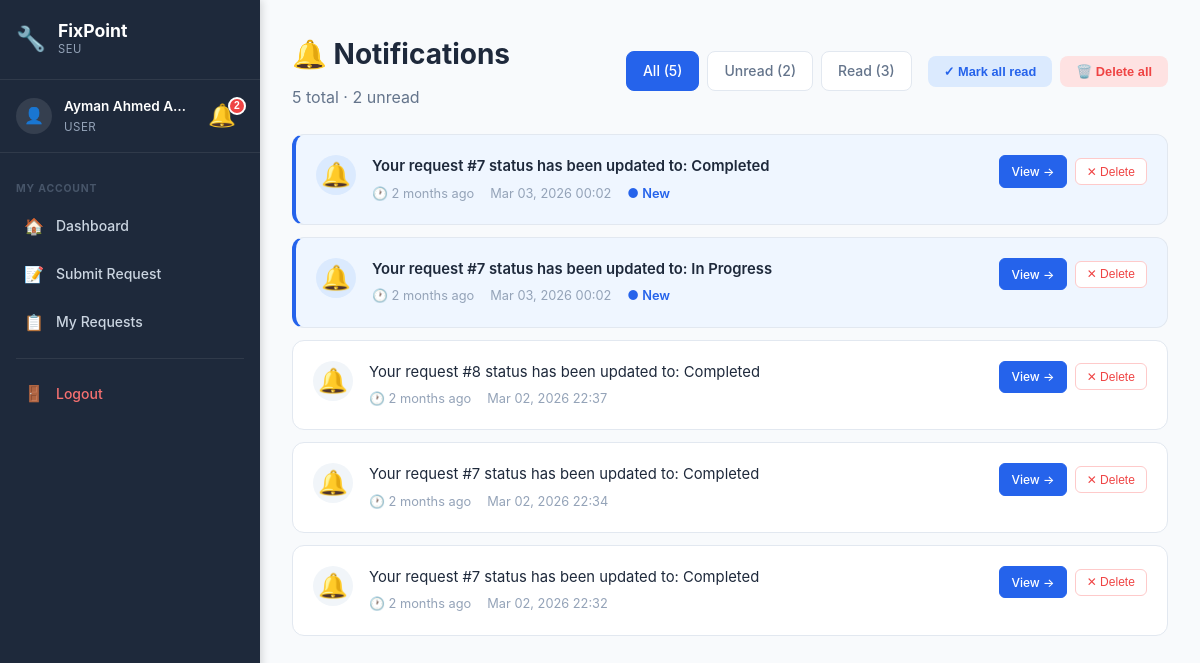
/notifications.php (signed in), run on an earlier commit of the app's database.
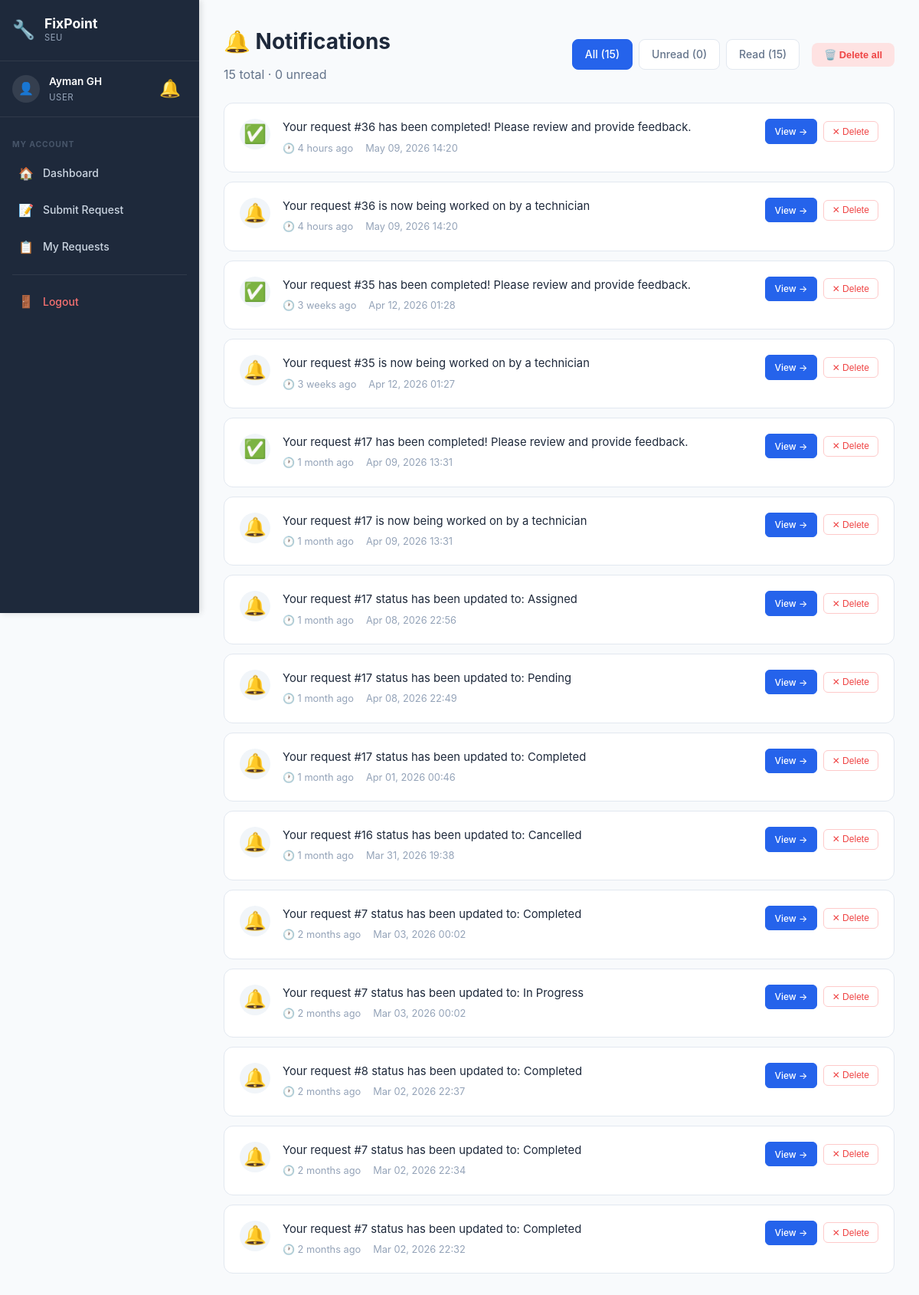
And on a later commit of the database.
### tables this page shows
CREATE TABLE `notification` (
  `NotificationID` int(11) NOT NULL,
  `UserID` int(11) NOT NULL,
  `Title` varchar(255) NOT NULL DEFAULT '',
  `RequestID` int(11) DEFAULT NULL,
  `Message` text NOT NULL,
  `IsRead` tinyint(1) DEFAULT 0,
  `CreatedAt` timestamp NOT NULL DEFAULT current_timestamp()
);

### config/helpers.php (called while the page is built, shortened)
<?php
function formatDate($date, $format = 'M d, Y H:i') {
    return date($format, strtotime($date));
}
function e($string) {
    return htmlspecialchars($string, ENT_QUOTES, 'UTF-8');
}
?>

### notifications.php (the view, shortened to what this page needs)
<?php
require_once 'config/database.php';
require_once 'config/helpers.php';
$user_id = $_SESSION['user_id'];
$role_id = $_SESSION['role_id'];
$filter = isset($_GET['filter']) ? $_GET['filter'] : 'all';
$where = "WHERE n.UserID = ?";
$sql = "SELECT
            n.NotificationID,
            n.Message,
            n.IsRead,
            n.CreatedAt,
            n.RequestID
        FROM notification n
        $where
        ORDER BY n.CreatedAt DESC";
$stmt = $conn->prepare($sql);
$stmt->bind_param("i", $user_id);
$stmt->execute();
$notifications = $stmt->get_result()->fetch_all(MYSQLI_ASSOC);
$count_sql = "SELECT
    COUNT(*) as total,
    SUM(CASE WHEN IsRead = 0 THEN 1 ELSE 0 END) as unread,
    SUM(CASE WHEN IsRead = 1 THEN 1 ELSE 0 END) as read_count
FROM notification WHERE UserID = ?";
$count_stmt = $conn->prepare($count_sql);
$count_stmt->bind_param("i", $user_id);
$count_stmt->execute();
$counts = $count_stmt->get_result()->fetch_assoc();
if ($role_id == 1) {
    $details_path = 'admin/request-details.php?id=';
    $dashboard_path = 'admin/dashboard.php';
} elseif ($role_id == 2) {
    $details_path = 'technician/task-details.php?id=';
    $dashboard_path = 'technician/dashboard.php';
} else {
    $details_path = 'user/request-details.php?id=';
}
if (!function_exists('notifTimeAgo')) {
    function notifTimeAgo($datetime) {
        $now = new DateTime();
        $ago = new DateTime($datetime);
        $diff = $now->diff($ago);
        if ($diff->m > 0) return $diff->m . ' month' . ($diff->m > 1 ? 's' : '') . ' ago';
        if ($diff->d > 0) {
            return floor($diff->d / 7) . ' week' . (floor($diff->d / 7) > 1 ? 's' : '') . ' ago';
        }
        if ($diff->h > 0) return $diff->h . ' hour' . ($diff->h > 1 ? 's' : '') . ' ago';
        return 'Just now';
    }
}
function getNotifIcon($message) {
    if (strpos($message, 'completed') !== false) return '✅';
    return '🔔';
}
$_sidebar_role = $_SESSION['role_id'] ?? 0;
?>
<!DOCTYPE html>
<html lang="en">
<head>
    <link rel="stylesheet" href="assets/css/style.css">
    <link rel="stylesheet" href="assets/css/dashboard.css">
    <link rel="stylesheet" href="assets/css/sidebar.css">
</head>
<body class="has-sidebar">
    <aside class="sidebar" id="sidebar">
        <div class="sidebar-header">
            <div class="sidebar-logo">
                <span class="sidebar-logo-icon">🔧</span>
                <div>
                    <span class="sidebar-logo-text">FixPoint</span>
                    <span class="sidebar-logo-sub">SEU</span>
                </div>
            </div>
        </div>
        <div class="sidebar-user">
            <div class="sidebar-avatar">👤</div>
            <div class="sidebar-user-info">
                <span class="sidebar-user-name"><?php echo e($_SESSION['name']); ?></span>
                <span class="sidebar-user-role">
                    <?php
                    if ($_sidebar_role == 1) echo 'Administrator';
                    elseif ($_sidebar_role == 2) echo 'Technician';
                    else echo 'User';
                    ?>
                </span>
            </div>
            <?php include 'includes/notification-bell.php'; ?>
        </div>
        <nav class="sidebar-nav">
            <?php if ($_sidebar_role == 1): ?>
                <div class="sidebar-section-label">Main</div>
                <a href="admin/dashboard.php" class="sidebar-link"><span class="sidebar-icon">📊</span><span>Dashboard</span></a>
                <a href="admin/all-requests.php" class="sidebar-link"><span class="sidebar-icon">📋</span><span>All Requests</span></a>
                <a href="admin/users.php" class="sidebar-link"><span class="sidebar-icon">👥</span><span>Manage Users</span></a>
                <div class="sidebar-section-label">Management</div>
                <a href="admin/locations.php" class="sidebar-link"><span class="sidebar-icon">📍</span><span>Locations</span></a>
                <a href="admin/reports.php" class="sidebar-link"><span class="sidebar-icon">📈</span><span>Reports</span></a>
                <a href="admin/all-feedback.php" class="sidebar-link"><span class="sidebar-icon">⭐</span><span>Feedback</span></a>
                <a href="admin/audit-logs.php" class="sidebar-link"><span class="sidebar-icon">🔍</span><span>Audit Logs</span></a>
                <a href="admin/backup.php" class="sidebar-link"><span class="sidebar-icon">💾</span><span>Backup</span></a>
            <?php else: ?>
                <div class="sidebar-section-label">My Account</div>
                <a href="user/dashboard.php" class="sidebar-link"><span class="sidebar-icon">🏠</span><span>Dashboard</span></a>
                <a href="user/submit-request.php" class="sidebar-link"><span class="sidebar-icon">📝</span><span>Submit Request</span></a>
                <a href="user/my-requests.php" class="sidebar-link"><span class="sidebar-icon">📋</span><span>My Requests</span></a>
            <?php endif; ?>
            <div class="sidebar-divider"></div>
            <a href="auth/logout.php" class="sidebar-link sidebar-logout">
                <span class="sidebar-icon">🚪</span><span>Logout</span>
            </a>
        </nav>
    </aside>
    <div class="main-content">
            <div class="topbar-notif"><?php include 'includes/notification-bell.php'; ?></div>
    <div class="dashboard">
        <div class="dashboard-container">
            <div class="notif-page-header">
                <div>
                    <h1 class="welcome-text">🔔 Notifications</h1>
                    <p style="color: #64748b; margin-top: 0.25rem;">
                        <?php echo $counts['total']; ?> total · <?php echo $counts['unread']; ?> unread
                    </p>
                </div>
                <div style="display: flex; gap: 1rem; flex-wrap: wrap; align-items: center;">
                    <div class="notif-filters">
                        <a href="notifications.php?filter=all" class="notif-filter-btn <?php echo $filter === 'all' ? 'active' : ''; ?>">
                            All (<?php echo $counts['total']; ?>)
                        </a>
                        <a href="notifications.php?filter=unread" class="notif-filter-btn <?php echo $filter === 'unread' ? 'active' : ''; ?>">
                            Unread (<?php echo $counts['unread']; ?>)
                        </a>
                        <a href="notifications.php?filter=read" class="notif-filter-btn <?php echo $filter === 'read' ? 'active' : ''; ?>">
                            Read (<?php echo $counts['read_count']; ?>)
                        </a>
                    </div>
                    <?php if ($counts['total'] > 0): ?>
                        <div class="notif-actions">
                            <?php if ($counts['unread'] > 0): ?>
                                <button class="notif-action-btn btn-mark-all" onclick="pageMarkAllRead()">
                                    ✓ Mark all read
                                </button>
                            <?php endif; ?>
                            <button class="notif-action-btn btn-delete-all" onclick="pageDeleteAll()">
                                🗑️ Delete all
                            </button>
                        </div>
                    <?php endif; ?>
                </div>
            </div>
            <div id="notifPageList">
                <?php if (count($notifications) > 0): ?>
                    <?php foreach ($notifications as $notif): ?>
                        <div class="notif-card <?php echo $notif['IsRead'] ? '' : 'unread'; ?>" id="page-notif-<?php echo $notif['NotificationID']; ?>">
                            <div class="notif-card-icon">
                                <?php echo getNotifIcon($notif['Message']); ?>
                            </div>
                            <div class="notif-card-content">
                                <div class="notif-card-message"><?php echo e($notif['Message']); ?></div>
                                <div class="notif-card-meta">
                                    <span>🕐 <?php echo notifTimeAgo($notif['CreatedAt']); ?></span>
                                    <span><?php echo formatDate($notif['CreatedAt']); ?></span>
                                    <?php if (!$notif['IsRead']): ?>
                                        <span style="color: #2563eb; font-weight: 600;">● New</span>
                                    <?php endif; ?>
                                </div>
                            </div>
                            <div class="notif-card-actions">
                                <?php if ($notif['RequestID']): ?>
                                    <a href="<?php echo $details_path . $notif['RequestID']; ?>" class="notif-card-btn view-btn">
                                        View →
                                    </a>
                                <?php endif; ?>
                                <button class="notif-card-btn delete-btn" onclick="pageDeleteOne(<?php echo $notif['NotificationID']; ?>)">
                                    ✕ Delete
                                </button>
                            </div>
                        </div>
                    <?php endforeach; ?>
                <?php endif; ?>
            </div>
        </div>
    </div>
    </div>
</body>
</html>

### includes/notification-bell.php (shortened to what this page needs)
<?php
$_notif_count = 0;
if (isset($_SESSION['user_id'])) {
    $notif_count_sql = "SELECT COUNT(*) as unread FROM notification WHERE UserID = ? AND IsRead = 0";
    $notif_count_stmt = $conn->prepare($notif_count_sql);
    $notif_count_stmt->bind_param("i", $_SESSION['user_id']);
    $notif_count_stmt->execute();
    $_notif_count = $notif_count_stmt->get_result()->fetch_assoc()['unread'];
}
?>
<div class="notif-wrapper" id="notifWrapper">
    <button class="notif-bell" id="notifBell" onclick="toggleNotifDropdown(event)" title="Notifications">
        🔔
        <?php if ($_notif_count > 0): ?>
            <span class="notif-badge" id="notifBadge"><?php echo $_notif_count > 99 ? '99+' : $_notif_count; ?></span>
        <?php endif; ?>
    </button>
</div>

### assets/css/style.css (style rules this page uses)
* { margin: 0; padding: 0; box-sizing: border-box; }
:root { --primary-color: #2563eb; --primary-dark: #1e40af; --secondary-color: #64748b; --success-color: #10b981; --danger-color: #ef4444; --warning-color: #f59e0b; --dark: #1e293b; --gray: #64748b; --light-gray: #f1f5f9; --white: #ffffff; --shadow: 0 4px 6px rgba(0, 0, 0, 0.1); --shadow-lg: 0 10px 25px rgba(0, 0, 0, 0.15); }
body { font-family: -apple-system, BlinkMacSystemFont, 'Segoe UI', Roboto, 'Helvetica Neue', Arial, sans-serif; line-height: 1.6; color: var(--dark); background-color: var(--white); }

### assets/css/dashboard.css (style rules this page uses)
.dashboard { min-height: 100vh; background: #f8fafc; }
.dashboard-container { max-width: 1400px; margin: 0 auto; padding: 2rem; }
.welcome-text { font-size: 1.75rem; font-weight: 700; color: #1e293b; margin-bottom: 0.5rem; }

### assets/css/sidebar.css (style rules this page uses)
:root { --sidebar-width: 260px; --sidebar-bg: #1e293b; --sidebar-text: #cbd5e1; --sidebar-active-bg: rgba(37, 99, 235, 0.15); --sidebar-active-text: #60a5fa; --sidebar-hover-bg: rgba(255, 255, 255, 0.05); --topbar-height: 56px; }
body.has-sidebar { margin: 0; padding: 0; display: flex; min-height: 100vh; background: #f8fafc; }
.sidebar { position: fixed; top: 0; left: 0; width: var(--sidebar-width); height: 100vh; background: var(--sidebar-bg); display: flex; flex-direction: column; z-index: 1000; overflow-y: auto; overflow-x: visible; transition: transform 0.3s ease; box-shadow: 2px 0 8px rgba(0,0,0,0.15); }
.sidebar-header { display: flex; align-items: center; justify-content: space-between; padding: 1.25rem 1rem; border-bottom: 1px solid rgba(255,255,255,0.08); flex-shrink: 0; }
.sidebar-logo { display: flex; align-items: center; gap: 0.75rem; }
.sidebar-logo-icon { font-size: 1.5rem; }
.sidebar-logo-text { display: block; font-size: 1.1rem; font-weight: 700; color: #fff; line-height: 1.2; }
.sidebar-logo-sub { display: block; font-size: 0.7rem; color: #94a3b8; text-transform: uppercase; letter-spacing: 0.05em; }
.sidebar-user { display: flex; align-items: center; gap: 0.75rem; padding: 1rem; border-bottom: 1px solid rgba(255,255,255,0.08); flex-shrink: 0; }
.sidebar-avatar { width: 36px; height: 36px; background: rgba(255,255,255,0.1); border-radius: 50%; display: flex; align-items: center; justify-content: center; font-size: 1rem; flex-shrink: 0; }
.sidebar-user-info { flex: 1; min-width: 0; }
.sidebar-user-name { display: block; color: #fff; font-size: 0.85rem; font-weight: 600; white-space: nowrap; overflow: hidden; text-overflow: ellipsis; }
.sidebar-user-role { display: block; color: #94a3b8; font-size: 0.72rem; text-transform: uppercase; letter-spacing: 0.04em; }
.sidebar-user .notif-wrapper { position: static; }
.sidebar-nav { flex: 1; padding: 0.75rem 0; overflow-y: auto; }
.sidebar-section-label { padding: 0.5rem 1rem 0.25rem; font-size: 0.65rem; font-weight: 700; color: #475569; text-transform: uppercase; letter-spacing: 0.08em; margin-top: 0.5rem; }
.sidebar-link { display: flex; align-items: center; gap: 0.75rem; padding: 0.65rem 1rem; color: var(--sidebar-text); text-decoration: none; font-size: 0.875rem; font-weight: 500; transition: all 0.15s ease; position: relative; margin: 0.1rem 0.5rem; border-radius: 0.5rem; }
.sidebar-icon { font-size: 1rem; flex-shrink: 0; width: 20px; text-align: center; }
.sidebar-divider { height: 1px; background: rgba(255,255,255,0.08); margin: 0.75rem 1rem; }
.sidebar-logout { color: #f87171 !important; }
.main-content { margin-left: var(--sidebar-width); flex: 1; min-height: 100vh; width: calc(100% - var(--sidebar-width)); box-sizing: border-box; display: flex; flex-direction: column; }

### includes/notification-bell.php (style rules this page uses)
.notif-wrapper { position: relative; display: inline-flex; align-items: center; }
.notif-bell { position: relative; cursor: pointer; font-size: 1.4rem; padding: 0.25rem 0.5rem; text-decoration: none; color: #64748b; transition: color 0.3s; background: none; border: none; line-height: 1; }
.notif-badge { position: absolute; top: -4px; right: -2px; background: #ef4444; color: white; font-size: 0.65rem; font-weight: 700; min-width: 18px; height: 18px; border-radius: 9px; display: flex; align-items: center; justify-content: center; padding: 0 4px; line-height: 1; border: 2px solid white; animation: notif-pulse 2s infinite; }

What changed in the data, as far as the page shows it:
added notification: Message "✅", Message "Your request #36 has been completed! Please review and provide feedback.", CreatedAt "4 hours ago", CreatedAt "May 09, 2026 14:20"
added notification: Message "🔔", Message "Your request #36 is now being worked on by a technician", CreatedAt "4 hours ago", CreatedAt "May 09, 2026 14:20"
added notification: Message "✅", Message "Your request #35 has been completed! Please review and provide feedback.", CreatedAt "3 weeks ago", CreatedAt "Apr 12, 2026 01:28"
added notification: Message "🔔", Message "Your request #35 is now being worked on by a technician", CreatedAt "3 weeks ago", CreatedAt "Apr 12, 2026 01:27"
added notification: Message "✅", Message "Your request #17 has been completed! Please review and provide feedback.", CreatedAt "1 month ago", CreatedAt "Apr 09, 2026 13:31"
added notification: Message "🔔", Message "Your request #17 is now being worked on by a technician", CreatedAt "1 month ago", CreatedAt "Apr 09, 2026 13:31"
added notification: Message "🔔", Message "Your request #17 status has been updated to: Assigned", CreatedAt "1 month ago", CreatedAt "Apr 08, 2026 22:56"
added notification: Message "🔔", Message "Your request #17 status has been updated to: Pending", CreatedAt "1 month ago", CreatedAt "Apr 08, 2026 22:49"
added notification: Message "🔔", Message "Your request #17 status has been updated to: Completed", CreatedAt "1 month ago", CreatedAt "Apr 01, 2026 00:46"
added notification: Message "🔔", Message "Your request #16 status has been updated to: Cancelled", CreatedAt "1 month ago", CreatedAt "Mar 31, 2026 19:38"
changed notification (number 11 of 15 on the later page): no longer shows "● New"
changed notification "Your request #7 status has been updated to: In Progress": no longer shows "● New"
Also different on the page:
$_SESSION['name']: "Ayman Ahmed A…" → "Ayman GH"
$counts['total']: "5" → "15"
$counts['unread']: "2" → "0"
$counts['read_count']: "3" → "15"
$_notif_count: "2" → (not shown)
text no longer shown: "✓ Mark all read"
